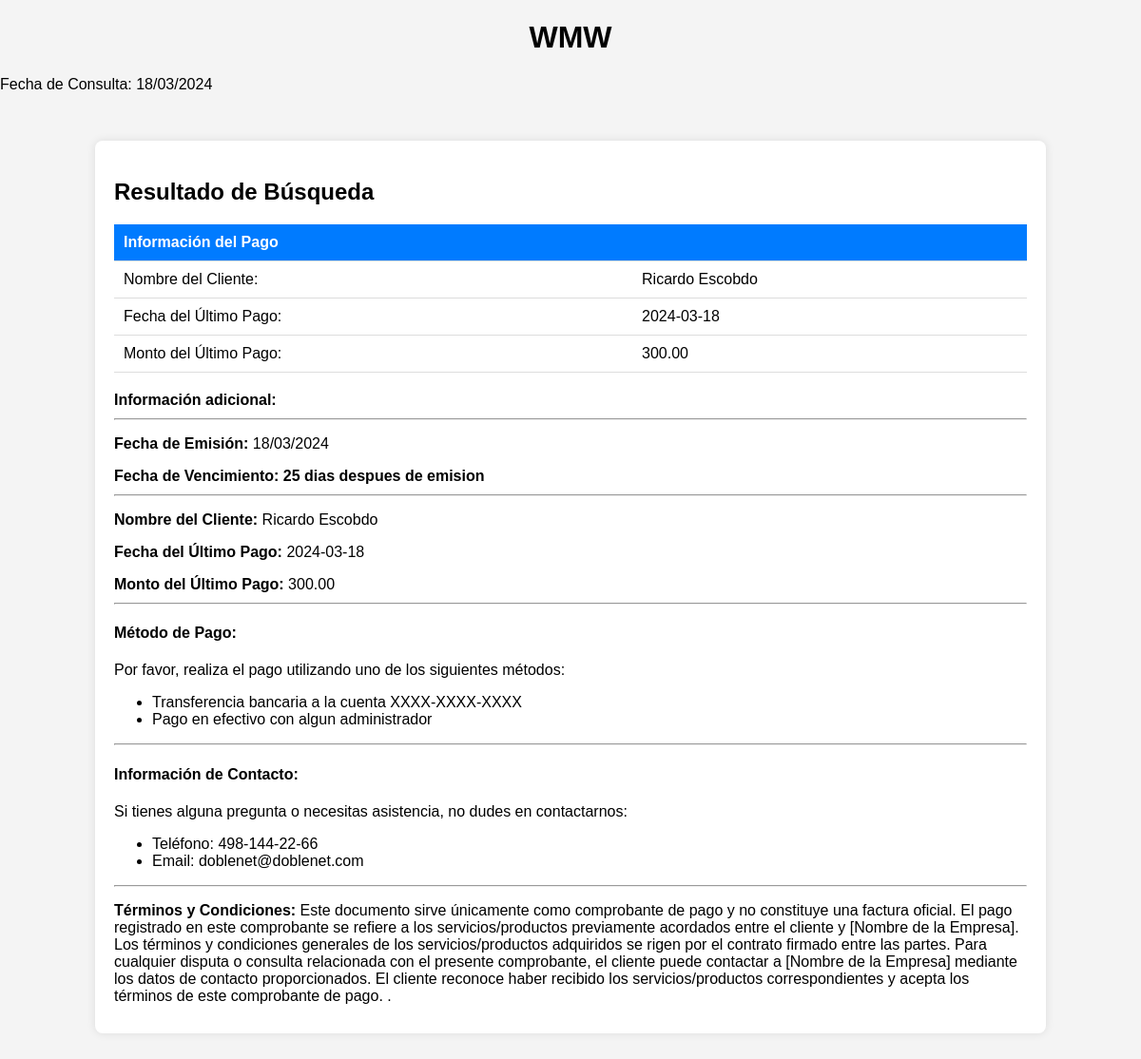
/generarComprobante/buscar_cliente.php, run on the app's committed database.
### tables this page shows
CREATE TABLE `pagos` (
  `id_pago` int NOT NULL AUTO_INCREMENT,
  `nombre` varchar(255) NOT NULL,
  `fecha` varchar(20) NOT NULL,
  `monto` decimal(10,2) NOT NULL,
  PRIMARY KEY (`id_pago`)
);

### generarComprobante/buscar_cliente.php (the view, shortened to what this page needs)
<?php
$servername = "localhost";
$username = "dni";
$password = "MinuzaFea265/";
$dbname = "doblenet";
$conn = new mysqli($servername, $username, $password, $dbname);
$nombre = $_POST['nombre'];
$nombre_parts = explode(" ", $nombre);
$search_conditions = [];
foreach ($nombre_parts as $part) {
    $search_conditions[] = "nombre LIKE '%$part%'";
}
$search_conditions_str = implode(" AND ", $search_conditions);
$sql = "SELECT * FROM pagos WHERE $search_conditions_str ORDER BY fecha DESC LIMIT 1";
$result = $conn->query($sql);
if ($result->num_rows > 0) {
    $row = $result->fetch_assoc();
    $cliente_nombre = $row['nombre'];
    $fecha_pago = $row['fecha'];
    $monto_pago = $row['monto'];
} else {
    $cliente_nombre = "No encontrado";
    $fecha_pago = "No encontrado";
    $monto_pago = "No encontrado";
}
?>
<!DOCTYPE html>
<html lang="es">
<head>
    <link rel="stylesheet" href="styles.css">
</head>
<body>
    <header>
        <div class="header-info">
            <h1>WMW</h1>
            <p>Fecha de Consulta: <?php echo date("d/m/Y"); ?></p>
        </div>
    </header>
    <div class="container">
        <h2>Resultado de Búsqueda</h2>
        <table>
            <thead>
                <tr>
                    <th colspan="2">Información del Pago</th>
                </tr>
            </thead>
            <tbody>
                <tr>
                    <td>Nombre del Cliente:</td>
                    <td><?php echo $cliente_nombre; ?></td>
                </tr>
                <tr>
                    <td>Fecha del Último Pago:</td>
                    <td><?php echo $fecha_pago; ?></td>
                </tr>
                <tr>
                    <td>Monto del Último Pago:</td>
                    <td><?php echo $monto_pago; ?></td>
                </tr>
            </tbody>
        </table>
        <div class="info">
            <p><strong>Información adicional:</strong></p>
            <hr>
                <p><strong>Fecha de Emisión:</strong> <?php echo date("d/m/Y"); ?></p>
                <p><strong>Fecha de Vencimiento: 25 dias despues de emision</strong></p>
                <hr>
                <p><strong>Nombre del Cliente:</strong> <?php echo $cliente_nombre; ?></p>
                <p><strong>Fecha del Último Pago:</strong> <?php echo $fecha_pago; ?></p>
                <p><strong>Monto del Último Pago:</strong> <?php echo $monto_pago; ?></p>
                <hr>
                <h4>Método de Pago:</h4>
                <p>Por favor, realiza el pago utilizando uno de los siguientes métodos:</p>
                <ul>
                    <li>Transferencia bancaria a la cuenta XXXX-XXXX-XXXX</li>
                    <li>Pago en efectivo con algun administrador</li>
                </ul>
                <hr>
                <h4>Información de Contacto:</h4>
                <p>Si tienes alguna pregunta o necesitas asistencia, no dudes en contactarnos:</p>
                <ul>
                    <li>Teléfono: 498-144-22-66</li>
                    <li>Email: doblenet@doblenet.com</li>
                </ul>
            <hr>
            <p><strong>Términos y Condiciones:</strong>
            Este documento sirve únicamente como comprobante de pago y no constituye una factura oficial.
            El pago registrado en este comprobante se refiere a los servicios/productos previamente acordados entre el cliente y [Nombre de la Empresa].
            Los términos y condiciones generales de los servicios/productos adquiridos se rigen por el contrato firmado entre las partes.
            Para cualquier disputa o consulta relacionada con el presente comprobante, el cliente puede contactar a [Nombre de la Empresa] mediante los datos de contacto proporcionados.
            El cliente reconoce haber recibido los servicios/productos correspondientes y acepta los términos de este comprobante de pago.
            .</p>
        </div>
    </div>
</body>
</html>

### generarComprobante/styles.css (style rules this page uses)
body { font-family: Arial, sans-serif; background-color: #f4f4f4; margin: 0; padding: 0; }
.container { width: 80%; margin: 50px auto; background-color: #fff; padding: 20px; border-radius: 8px; box-shadow: 0 0 10px rgba(0, 0, 0, 0.1); }
h1 { text-align: center; }
table { width: 100%; border-collapse: collapse; margin-top: 20px; }
table th, table td { padding: 10px; border-bottom: 1px solid #ddd; text-align: left; }
table th { background-color: #007bff; color: #fff; }
.info { margin-top: 20px; }
.info p { margin-bottom: 10px; }

### data on the page
pagos: nombre "Ricardo Escobdo", fecha "2024-03-18", monto "300.00"
